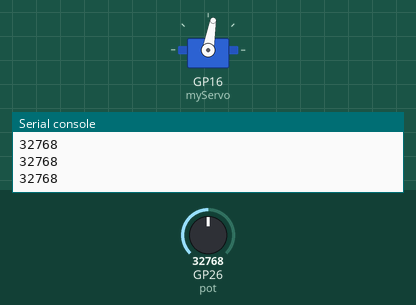
Bench run of a program on a simulated Raspberry Pi Pico running MicroPython. Shown: servo, the last lines printed to the serial console. Inputs (shaded band) come from the test bench; at power-on: GP26 (pot) = 32768 (analog values on the 0–65535 scale). Servo angles are drawn from the pulse width (0.5 ms = 0°, 2.5 ms = 180°).

Above: at 1.2 s.
1.3 s: GP26 (pot) set to 45874
At 2.5 s:
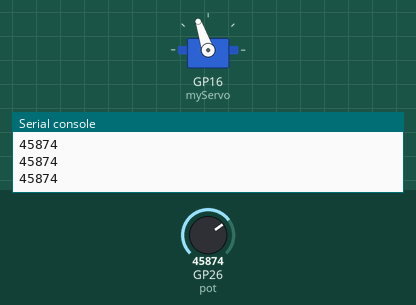
2.8 s: GP26 (pot) set to 57670
At 4.0 s:
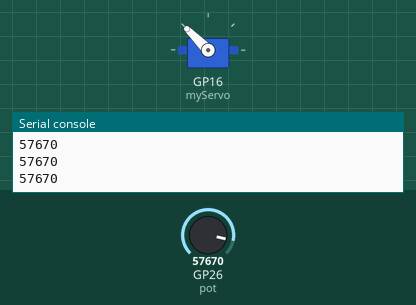
4.3 s: GP26 (pot) set to 65535
At 5.3 s:
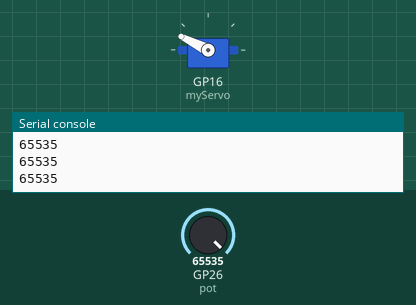
5.8 s: GP26 (pot) set to 19660
At 6.2 s:
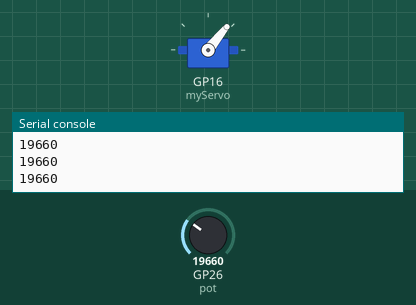
7.3 s: GP26 (pot) set to 7864
At 7.6 s:
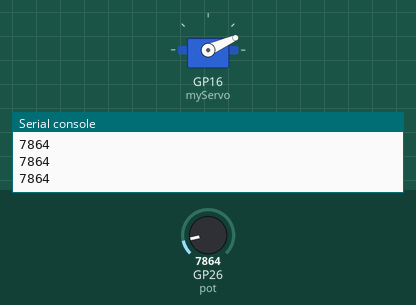
8.8 s: GP26 (pot) set to 32767
At 9.7 s:
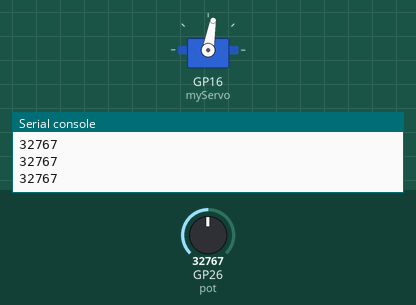
Timing chart, 0 to 11.3 s (numbered marks = the images above; inputs shaded):
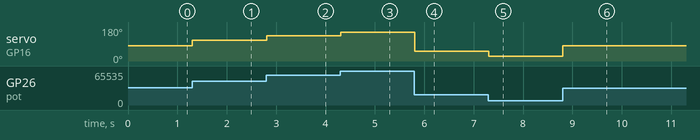

Measured:
- after the input at 1.3 s, servo on GP16 (myServo): 80° → 109° at once
- after the input at 2.8 s, servo on GP16 (myServo): 109° → 135° at once
- after the input at 4.3 s, servo on GP16 (myServo): 135° → 153° at once
- after the input at 5.8 s, servo on GP16 (myServo): 153° → 51° at once
- after the input at 7.3 s, servo on GP16 (myServo): 51° → 24° at once
- after the input at 8.8 s, servo on GP16 (myServo): 24° → 80° at once

The program:

servoKnob.py
```python
from machine import Pin, ADC, PWM
from utime import sleep

# create objects for our servo and potentiometer
myServo = PWM(Pin(16))
pot = ADC(26)

# set frequency to 50, required for servo motors
myServo.freq(50)

# define minimum and maximum values received from potentiometer
minPotVal = 176
maxPotVal = 65535

# define minimum and maximum duty values for the servo
minDuty = 1900
maxDuty = 7200

'''
create constrain() and map() functions for managing and applying
range values differing between INPUT and OUTPUT values
'''
def constrain(val, min_val, max_val):
    return min(max_val, max(min_val, val))

def _map(x, in_min, in_max, out_min, out_max):
    return int((x - in_min) * (out_max - out_min) / (in_max - in_min) + out_min)

# while loop
while True:
    reading = pot.read_u16()
    print(reading)
    servoPulse = _map(reading, minPotVal, maxPotVal, minDuty, maxDuty)
    duty = constrain(servoPulse, minDuty, maxDuty)
    myServo.duty_u16(duty)

    sleep(.01) # sleep added for print buffer
```
